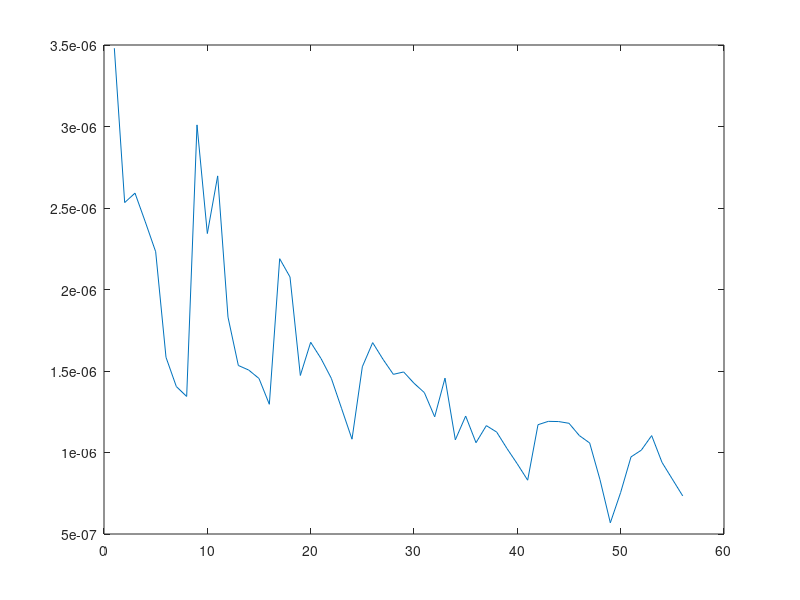

Source code (MATLAB):
close all;

results.Index=[18 19 20 21 22 17 23 24, 10 11  12 13 14 9 15 16, 26 27 28 29 30 25 31 32, 34 35 36 37 38 33 39 40, 2 3 4 5 6 1 7 8, 42 43 44 45 46 41 47 48, 50 51 52 53 54 49 55 56];
results.U=[0.49266 0.049266 0.098532 0.197064 0.29559255 0.394128 0.591192 0.73899 0.772744031 0.077274403 0.154548806 0.309097612 0.463646418 0.618195225 0.927292837 1.159116046 0.742183211 0.074218321 0.148436642 0.296873284 0.445309927 0.593746569 0.890619853 1.113274816 0.618506754 0.061850675 0.123701351 0.247402702 0.371104052 0.494805403 0.742208105 0.927760131 0.523785507 0.052378551 0.104757101 0.209514194 0.314271292 0.419028389 0.628542583 0.785678229 0.475001175 0.047500118 0.095000235 0.19000047 0.285000705 0.38000094 0.57000141 0.712501763 0.470112776 0.047011278 0.094022555 0.18804511 0.282067665 0.376090221 0.564135331 0.705169164];
results.UCritical3=[0.1816593 0.023507537 0.034792595 0.079004932 0.10267047 0.15041758 0.19840291 0.22514294 0.24308228 0.048582751 0.075647742 0.17412852 0.17726409 0.19807421 0.28164992 0.3137331 0.255678 0.056178596 0.081783243 0.16730054 0.23381835 0.28817981 0.27205729 0.32537937 0.23483938 0.035331476 0.067042403 0.09507446 0.16233659 0.20358914 0.24572572 0.26188564 0.22999389 0.024630338 0.054041471 0.10148294 0.14328393 0.19293411 0.26490715 0.29514256 0.17817686 0.013400591 0.037786718 0.076904207 0.11522955 0.15227365 0.20500094 0.20169224 0.15163258 0.009178328 0.024383787 0.062817246 0.098247379 0.14252599 0.16204987 0.17774601];
results.criticalLength=[4.7352 8.0119 4.7752 4.6953 5.034 4.955 4.5354 5.3746 5.4132 1.5381 4.0748 4.6541 4.9937 5.7727 5.513 4.1148 5.4707 5.9499 4.732 3.3543 4.0931 6.5489 5.5706 5.1912 4.4558 2.7175 4.7755 4.6756 4.0962 5.1352 4.8155 5.1951 4.2571 1.9986 3.2178 4.7367 5.6161 4.7387 4.297 5.2764 4.7163 2.518 2.7379 3.9769 4.0368 4.3166 4.1767 5.1 3.5968 5.2753 2.9773 2.9973 3.2571 3.4369 3.417 3.9365];
results.Re=[248185.3068 24818.53068 49637.06137 99274.12273 148909.4461 198548.2455 297822.3682 372277.9602 208380.4128 20838.04128 41676.08255 83352.1651 125028.2477 166704.3302 250056.4953 312570.6191 186796.6733 18679.66733 37359.33466 74718.66933 112078.004 149437.3387 224156.008 280195.01 213831.2028 21383.12028 42766.24055 85532.48111 128298.7217 171064.9622 256597.4433 320746.8041 224708.7975 22470.87975 44941.75922 89883.51547 134825.2732 179767.0309 269650.5464 337063.183 304976.6774 30497.66774 60995.33547 121990.6709 182986.0064 243981.3419 365972.0128 457465.0161 345620.4629 34562.04629 69124.09258 138248.1852 207372.2777 276496.3703 414744.5555 518430.6943];
results.De=[161410.7738 16141.07738 32282.15475 64564.3095 96845.33392 129128.619 193692.9285 242116.1606 161410.7737 16141.07737 32282.15473 64564.30946 96846.4642 129128.6189 193692.9284 242116.1605 161410.7738 16141.07738 32282.15475 64564.3095 96846.46425 129128.619 193692.9285 242116.1606 161410.7734 16141.07734 32282.15468 64564.30935 96846.46403 129128.6187 193692.9281 242116.1601 161410.7734 16141.07734 32282.15448 64564.30682 96846.46024 129128.6136 193692.9205 242116.1506 161410.7742 16141.07742 32282.15484 64564.30967 96846.46451 129128.6193 193692.929 242116.1613 161410.7741 16141.07741 32282.15483 64564.30965 96846.46448 129128.6193 193692.929 242116.1612];
results.Dh=[0.448351648 0.448351648 0.448351648 0.448351648 0.448351648 0.448351648 0.448351648 0.448351648 0.24 0.24 0.24 0.24 0.24 0.24 0.24 0.24 0.224 0.224 0.224 0.224 0.224 0.224 0.224 0.224 0.307692308 0.307692308 0.307692308 0.307692308 0.307692308 0.307692308 0.307692308 0.307692308 0.381818182 0.381818182 0.381818182 0.381818182 0.381818182 0.381818182 0.381818182 0.381818182 0.571428571 0.571428571 0.571428571 0.571428571 0.571428571 0.571428571 0.571428571 0.571428571 0.654315789 0.654315789 0.654315789 0.654315789 0.654315789 0.654315789 0.654315789 0.654315789];
results.De=[161410.7738 16141.07738 32282.15475 64564.3095 96845.33392 129128.619 193692.9285 242116.1606 161410.7737 16141.07737 32282.15473 64564.30946 96846.4642 129128.6189 193692.9284 242116.1605 161410.7738 16141.07738 32282.15475 64564.3095 96846.46425 129128.619 193692.9285 242116.1606 161410.7734 16141.07734 32282.15468 64564.30935 96846.46403 129128.6187 193692.9281 242116.1601 161410.7734 16141.07734 32282.15448 64564.30682 96846.46024 129128.6136 193692.9205 242116.1506 161410.7742 16141.07742 32282.15484 64564.30967 96846.46451 129128.6193 193692.929 242116.1613 161410.7741 16141.07741 32282.15483 64564.30965 96846.46448 129128.6193 193692.929 242116.1612];
results.Dh=[0.448351648 0.448351648 0.448351648 0.448351648 0.448351648 0.448351648 0.448351648 0.448351648 0.24 0.24 0.24 0.24 0.24 0.24 0.24 0.24 0.224 0.224 0.224 0.224 0.224 0.224 0.224 0.224 0.307692308 0.307692308 0.307692308 0.307692308 0.307692308 0.307692308 0.307692308 0.307692308 0.381818182 0.381818182 0.381818182 0.381818182 0.381818182 0.381818182 0.381818182 0.381818182 0.571428571 0.571428571 0.571428571 0.571428571 0.571428571 0.571428571 0.571428571 0.571428571 0.654315789 0.654315789 0.654315789 0.654315789 0.654315789 0.654315789 0.654315789 0.654315789];
results.AR=[0.392156863 0.392156863 0.392156863 0.392156863 0.392156863 0.392156863 0.392156863 0.392156863 1 1 1 1 1 1 1 1 2 2 2 2 2 2 2 2 0.8 0.8 0.8 0.8 0.8 0.8 0.8 0.8 0.6 0.6 0.6 0.6 0.6 0.6 0.6 0.6 0.2 0.2 0.2 0.2 0.2 0.2 0.2 0.2 0.141891892 0.141891892 0.141891892 0.141891892 0.141891892 0.141891892 0.141891892 0.141891892];
results.meanMagU=[0.251985212 0.031617663 0.05238504 0.120157838 0.202821375 0.228680279 0.316493292 0.338658216 0.27339263 0.07425215 0.105036322 0.179964735 0.231209035 0.255963871 0.271518042 0.257454585 0.270671881 0.04306113 0.083888073 0.176354753 0.232924813 0.256465527 0.279097678 0.211154554 0.314449264 0.059014599 0.078671998 0.142569682 0.225088341 0.257316383 0.348426874 0.389552832 0.295039803 0.042925456 0.076966419 0.131453992 0.176611856 0.26528228 0.331704084 0.381918925 0.292368459 0.024327919 0.056963101 0.128746036 0.205626735 0.269681034 0.431003398 0.427690936 0.298081741 0.023742815 0.052432437 0.106665727 0.167120459 0.233834775 0.320103056 0.384702152];
results.meanUx=[0.251135886 0.030959858 0.054238059 0.124207377 0.192117557 0.232125521 0.286593616 0.337852389 0.284682542 0.075104162 0.104323618 0.172986269 0.227484092 0.232617617 0.326621294 0.357801437 0.273528576 0.044977859 0.079685651 0.163649425 0.230171815 0.280658096 0.304466426 0.309143692 0.291665643 0.04917594 0.0702198 0.143430442 0.200897112 0.257664144 0.319807768 0.371405512 0.288362682 0.036988474 0.066038162 0.127724558 0.179661721 0.232735351 0.318655163 0.40350005 0.363807797 0.021172497 0.07091514 0.14504008 0.184326112 0.268047988 0.387241542 0.410324603 0.279887229 0.02639382 0.053177346 0.096992537 0.183373734 0.251027137 0.331561774 0.359811723];
results.A=[0.51 0.51 0.51 0.51 0.51 0.51 0.51 0.51 0.18 0.18 0.18 0.18 0.18 0.18 0.18 0.18 0.14 0.14 0.14 0.14 0.14 0.14 0.14 0.14 0.25 0.25 0.25 0.25 0.25 0.25 0.25 0.25 0.35 0.35 0.35 0.35 0.35 0.35 0.35 0.35 1 1 1 1 1 1 1 1 1.48 1.48 1.48 1.48 1.48 1.48 1.48 1.48]; 
 

UCritical3=results.UCritical3;

% UCritical3(2)=0.021436;
% UCritical3(3)=0.042434;
% UCritical3(5)=0.1303;
% UCritical3(6)=0.1709;
% UCritical3(12)=0.1371;
% UCritical3(14)=0.2096;
% UCritical3(28)=0.1191;
% UCritical3(33)=0.2217;
% UCritical3(39)=0.2259;
% UCritical3(40)=0.2419;
% UCritical3(43)=0.03579;
% UCritical3(47)=0.1806;
% UCritical3(57)=0.1947;

U=results.U;
criticalLength=results.criticalLength;
Re=results.Re;
De=results.De;
Dh=results.Dh;
AR=results.AR;
meanMagU=results.meanMagU;
meanUx=results.meanUx;
A=results.A;


% 
% for i=1:7
%     figure;
%     plot(UCritical3([9,25,33,1,41,49]+i));
% end


UCritical3= UCritical3(results.Index);
De=De(results.Index);
Re=Re(results.Index);
U=U(results.Index);
AR=AR(results.Index);
Dh=Dh(results.Index);
A=A(results.Index);

plot(UCritical3./De)

% 
% plot(UCritical3(1:8));
% hold on;
% plot(UCritical3(9:16));
% plot(UCritical3(25:32));
% plot(UCritical3(33:40));
% plot(UCritical3(41:48));
% plot(UCritical3(49:56));
% 
% legend('1:8','9:16','25:32','33:40','41:48','49:56');
%  


% plot(UCritical3./Re)
 
% a=UCritical3./U./De;
% b=AR;
% c=1./Dh;
% 
% a=a./min(a);
% b=b./min(b);
% c=c./min(c);
% a=a./11.62;
% 
% plot(a([1 9 17 25 33 41 49]+7))

% subplot(3,1,1)
% plot(a);
% subplot(3,1,2)
% plot(b);
% subplot(3,1,3)
% plot(c);


% plot(UCritical3./U./De)
 
% for i=1:0.01:2
% 
% haha=UCritical3./U./Re.*Dh.^i;
% 
% plot(haha);
% 
%  
% title(num2str(i))
% pause();
% clf
% end
 